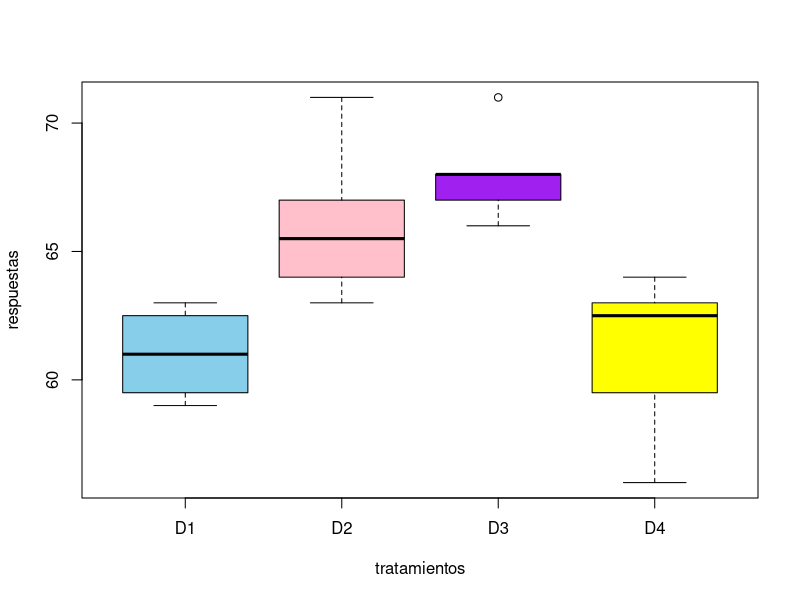

R code for this plot: (Note: this script raises an error after producing the figure.)
tratamientos=rep(c("D1","D2","D3","D4"),c(4,6,6,8)) #No se olvide de cerrar el parentesis >:V
tratamientos
length(tratamientos) #Para indicar el numero de datos coompilados en la tablas, ademas para ver si el comando esta bien 
respuestas= c(62,60,63,59,
              63,67,71,64,65,66,
              68,66,71,67,68,68,
              56,62,60,63,63,64,63,59) #Los datos son separados para que se vean ordenados
length(respuestas)
datosdietas=data.frame(tratamientos,respuestas) #Une la tabla #caja es frame
datosdietas #Sale la tabla de datos
attach(datosdietas) #Para trabajar con cada uno por separdo la columna 
boxplot(respuestas~tratamientos,data=datosdietas, col=c("skyblue","pink","purple","yellow"))

#SUPUESTOS -diagnosticos
residualesd=residuals(modelodietas)
residualesd

#Normalidad
#Gráficos
par(mfrow=c(1,2))#División plano
plot(density(residualesd))
plot(modelodietas,which=2) #Grafico cuantil cuantil
#Los graficos ayudan en la coclusión del anova, sin embargo hace falta una prueba de hipotesis
dev.off()

#Prueba de normalidad
shapiro.test(residualesd)
#No rechazo H, acepto H
#Hay normalidad

#Supuesto de Homocedasticidad
#Gráfico
plot(modelodietas,which=1) #No hay embudos
install.packages("car")

#Test de Bartlett
bartlett.test(respuestas~tratamientos,data=datosdietas)
#Hay homocedasticidad, no rechazo H

#Independencia (Supuesto)
plot(1:24,residualesd,pch=8)

#ANOVA
modelodietas=aov(respuestas~tratamientos,data=datosdietas)
summary(modelodietas)

#Interpretacion anova
#los tratamientos o las dietas si tienen efecto en la variable respuesta que es el tiempo de coagulación 
